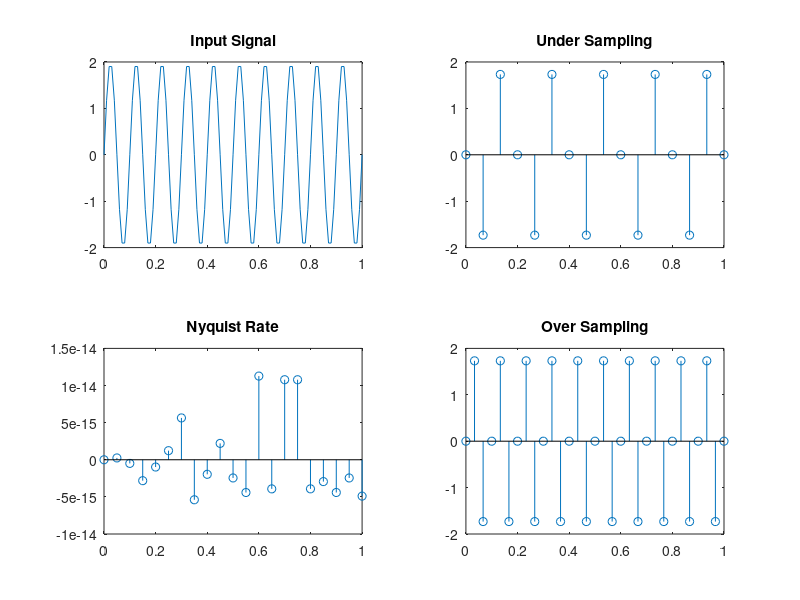

Source code (MATLAB):
%Exp5- Verification of Sampling Theorem
%Name-Meghna Malasi 
%Roll No-2022UCS1611
clc;
clear all;
close all;
Am=2;
fm=10;
t=0:0.01:1;
xt=Am*sin(2*pi*t*fm);
%% fs<2fm Under sampling
fs1=15;
n1=0:1/fs1:1;
xn1=Am*sin(2*pi*fm*n1);
%% fs=2fm 
fs2=20;
n2=0:1/fs2:1;
xn2=Am*sin(2*pi*fm*n2);
%% fs>2fm
fs3=30;
n3=0:1/fs3:1;
xn3=Am*sin(2*pi*fm*n3);

subplot(2,2,1)
plot(t,xt);
title("Input Signal")
subplot(2,2,2)
stem(n1,xn1);
title("Under Sampling")
subplot(2,2,3)
stem(n2,xn2);
title("Nyquist Rate")
subplot(2,2,4)
stem(n3,xn3);
title("Over Sampling") 





 